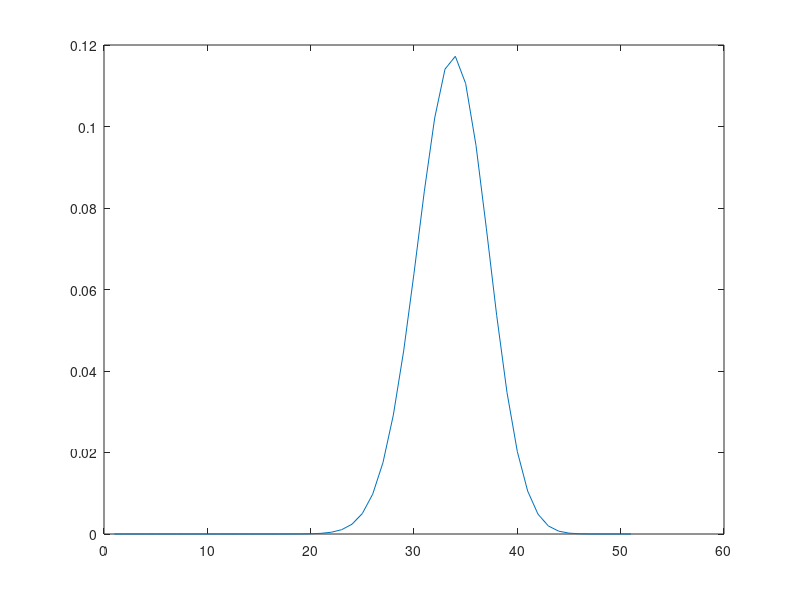

This figure's MATLAB source:



% Simple statistics on rings


% probability mass function:
% f(k,n,p) = (n./k) .* p.^k (1-p).^(n-k)
% https://en.wikipedia.org/wiki/Binomial_distribution

pmf = @(k,n,p) nchoosek(n,k) .* p.^k .* (1-p).^(n-k);

pmf_arrayfun = @(k,n,p) arrayfun(@(k) pmf(k,n,p), k);


n=51;% 288;
k=[1:n];
p=0.66;
pmf_values = pmf_arrayfun(k,n,p);

figure; plot(k,pmf_values);